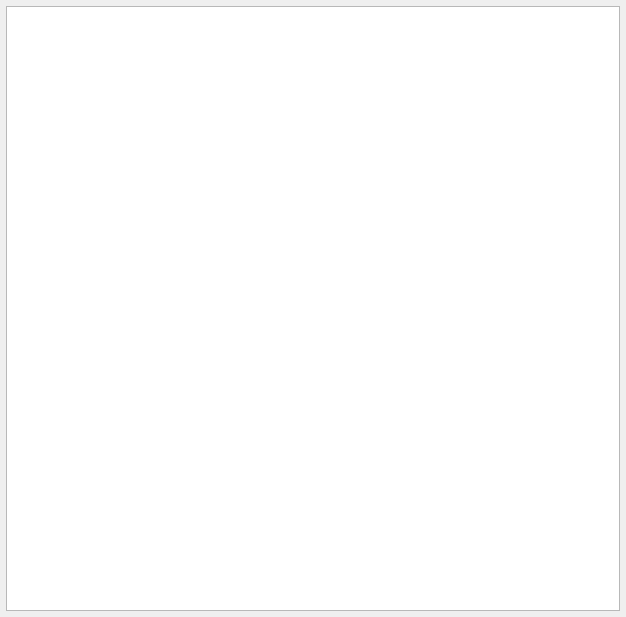
<ui version="4.0" >
  <class>ManualWindow</class>
  <widget class="QWidget" name="ManualWindow" >
    <property name="geometry" >
      <rect>
	<x>0</x>
	<y>0</y>
	<width>626</width>
	<height>617</height>
      </rect>
    </property>
    <property name="windowTitle" >
      <string>Manual Window</string>
    </property>
    <layout class="QHBoxLayout" >
      <property name="leftMargin" >
	<number>6</number>
      </property>
      <property name="topMargin" >
	<number>6</number>
      </property>
      <property name="rightMargin" >
	<number>6</number>
      </property>
      <property name="bottomMargin" >
	<number>6</number>
      </property>
      <item>
	<widget class="QTextEdit" name="contents_" />
      </item>
    </layout>
  </widget>
  <resources/>
  <connections/>
</ui>
